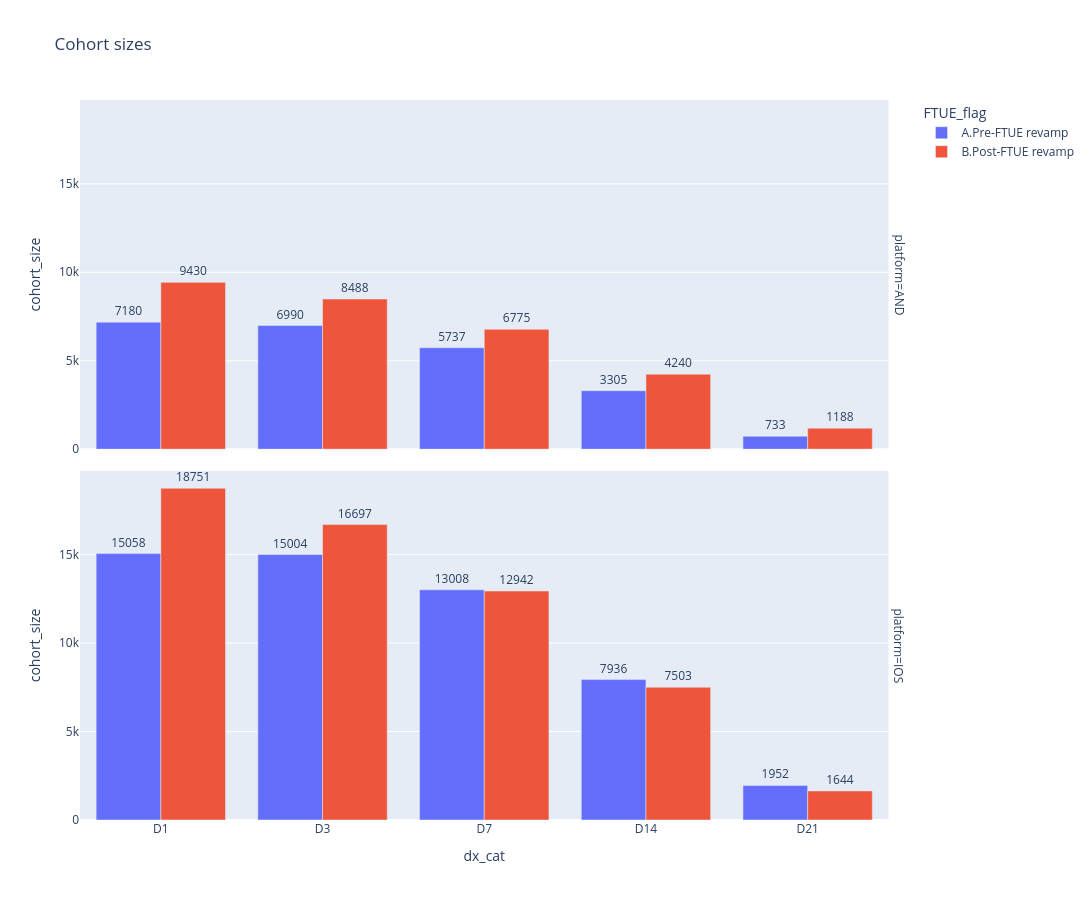

The code cell stored with this chart in its notebook:
### Markdown cell above
### Cohort sizes

### Code cell
# Prepare data
df_plot = retention_data_total[retention_data_total['dx'] != 0].copy()

# Convert dx to ordered categorical for proper x-axis ordering
dx_vals = sorted(df_plot['dx'].unique())
dx_labels = ['D' + str(d) for d in dx_vals]
df_plot['dx_cat'] = pd.Categorical(
    'D' + df_plot['dx'].astype(str),
    categories=dx_labels,
    ordered=True
)

fig = px.bar(
    df_plot,
    x='dx_cat',
    y='cohort_size',
    color='FTUE_flag',
    text='cohort_size',
    title='Cohort sizes',
    facet_row='platform',
    barmode='group',
    width=1200,
    height=900,
    hover_data={'retained_size': True, 'cohort_size': True, 'num_cohorts': True},
    category_orders={'dx_cat': dx_labels}
)

fig.update_traces(texttemplate='%{text:0}', textposition='outside')
fig.update_layout(
    #yaxis_tickformat='.0%',
    #yaxis2_tickformat='.0%',
    uniformtext_minsize=8,
    uniformtext_mode='hide'
)

fig.show()

### Figure 1 — Plotly figure (JSON) as saved in the notebook; plotly's stock layout.template omitted (floating-point values rounded to 4 significant figures)
{"data": [{"alignmentgroup": "True", "customdata": [[2840, 22], [1950, 20], [1239, 16], [545, 9], [94, 2]], "hovertemplate": "FTUE_flag=A.Pre-FTUE revamp<br>platform=AND<br>dx_cat=%{x}<br>cohort_size=%{text}<br>retained_size=%{customdata[0]}<br>num_cohorts=%{customdata[1]}<extra></extra>", "legendgroup": "A.Pre-FTUE revamp", "marker": {"color": "#636efa", "pattern": {"shape": ""}}, "name": "A.Pre-FTUE revamp", "offsetgroup": "A.Pre-FTUE revamp", "orientation": "v", "showlegend": true, "text": [7180.0, 6990.0, 5737.0, 3305.0, 733.0], "textposition": "outside", "texttemplate": "%{text:0}", "type": "bar", "x": ["D1", "D3", "D7", "D14", "D21"], "xaxis": "x2", "y": [7180, 6990, 5737, 3305, 733], "yaxis": "y2"}, {"alignmentgroup": "True", "customdata": [[6279, 22], [4181, 20], [2750, 16], [1142, 9], [211, 2]], "hovertemplate": "FTUE_flag=A.Pre-FTUE revamp<br>platform=IOS<br>dx_cat=%{x}<br>cohort_size=%{text}<br>retained_size=%{customdata[0]}<br>num_cohorts=%{customdata[1]}<extra></extra>", "legendgroup": "A.Pre-FTUE revamp", "marker": {"color": "#636efa", "pattern": {"shape": ""}}, "name": "A.Pre-FTUE revamp", "offsetgroup": "A.Pre-FTUE revamp", "orientation": "v", "showlegend": false, "text": [15060.0, 15000.0, 13010.0, 7936.0, 1952.0], "textposition": "outside", "texttemplate": "%{text:0}", "type": "bar", "x": ["D1", "D3", "D7", "D14", "D21"], "xaxis": "x", "y": [15058, 15004, 13008, 7936, 1952], "yaxis": "y"}, {"alignmentgroup": "True", "customdata": [[3675, 22], [2209, 20], [1385, 16], [621, 9], [105, 2]], "hovertemplate": "FTUE_flag=B.Post-FTUE revamp<br>platform=AND<br>dx_cat=%{x}<br>cohort_size=%{text}<br>retained_size=%{customdata[0]}<br>num_cohorts=%{customdata[1]}<extra></extra>", "legendgroup": "B.Post-FTUE revamp", "marker": {"color": "#EF553B", "pattern": {"shape": ""}}, "name": "B.Post-FTUE revamp", "offsetgroup": "B.Post-FTUE revamp", "orientation": "v", "showlegend": true, "text": [9430.0, 8488.0, 6775.0, 4240.0, 1188.0], "textposition": "outside", "texttemplate": "%{text:0}", "type": "bar", "x": ["D1", "D3", "D7", "D14", "D21"], "xaxis": "x2", "y": [9430, 8488, 6775, 4240, 1188], "yaxis": "y2"}, {"alignmentgroup": "True", "customdata": [[7727, 22], [4555, 20], [2724, 16], [1209, 9], [189, 2]], "hovertemplate": "FTUE_flag=B.Post-FTUE revamp<br>platform=IOS<br>dx_cat=%{x}<br>cohort_size=%{text}<br>retained_size=%{customdata[0]}<br>num_cohorts=%{customdata[1]}<extra></extra>", "legendgroup": "B.Post-FTUE revamp", "marker": {"color": "#EF553B", "pattern": {"shape": ""}}, "name": "B.Post-FTUE revamp", "offsetgroup": "B.Post-FTUE revamp", "orientation": "v", "showlegend": false, "text": [18750.0, 16700.0, 12940.0, 7503.0, 1644.0], "textposition": "outside", "texttemplate": "%{text:0}", "type": "bar", "x": ["D1", "D3", "D7", "D14", "D21"], "xaxis": "x", "y": [18751, 16697, 12942, 7503, 1644], "yaxis": "y"}], "layout": {"annotations": [{"font": {}, "showarrow": false, "text": "platform=IOS", "textangle": 90, "x": 0.98, "xanchor": "left", "xref": "paper", "y": 0.2425, "yanchor": "middle", "yref": "paper"}, {"font": {}, "showarrow": false, "text": "platform=AND", "textangle": 90, "x": 0.98, "xanchor": "left", "xref": "paper", "y": 0.7575, "yanchor": "middle", "yref": "paper"}], "barmode": "group", "height": 900, "legend": {"title": {"text": "FTUE_flag"}, "tracegroupgap": 0}, "title": {"text": "Cohort sizes"}, "uniformtext": {"minsize": 8, "mode": "hide"}, "width": 1200, "xaxis": {"anchor": "y", "categoryarray": ["D1", "D3", "D7", "D14", "D21"], "categoryorder": "array", "domain": [0, 0.98], "title": {"text": "dx_cat"}}, "xaxis2": {"anchor": "y2", "domain": [0, 0.98], "matches": "x", "showticklabels": false}, "yaxis": {"anchor": "x", "domain": [0, 0.485], "title": {"text": "cohort_size"}}, "yaxis2": {"anchor": "x2", "domain": [0.515, 1], "matches": "y", "title": {"text": "cohort_size"}}}}
